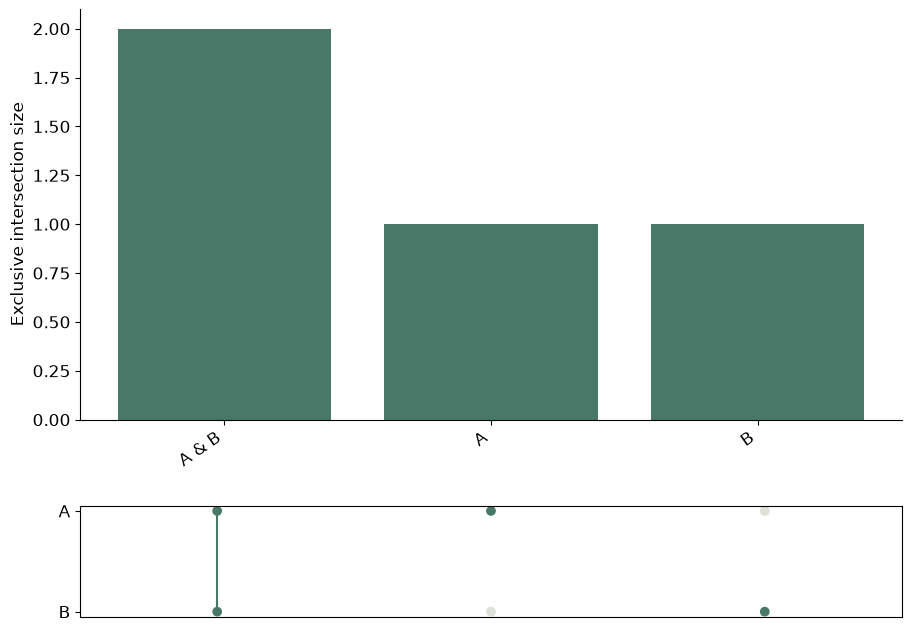

Here is the Python script that generated this plot:
# Tuyan deterministic figure renderer v1; values are immutable source data.
import json
import math
import numpy as np
import matplotlib
matplotlib.use('Agg')
import matplotlib.pyplot as plt
from matplotlib.patches import Circle
from matplotlib.colors import ListedColormap, BoundaryNorm
d = json.loads("{\"type\":\"upset\",\"rows\":[{\"set\":\"A\",\"members\":[\"x\",\"y\",\"z\"]},{\"set\":\"B\",\"members\":[\"y\",\"z\",\"q\"]}],\"units\":{\"value\":\"dimensionless\",\"x\":\"dimensionless\",\"y\":\"dimensionless\",\"size\":\"dimensionless\",\"low\":\"dimensionless\",\"high\":\"dimensionless\",\"start\":\"dimensionless\",\"end\":\"dimensionless\",\"effect\":\"dimensionless\",\"p\":\"dimensionless\",\"mean\":\"dimensionless\",\"fpr\":\"dimensionless\",\"tpr\":\"dimensionless\",\"recall\":\"dimensionless\",\"precision\":\"dimensionless\",\"predicted\":\"dimensionless\",\"observed\":\"dimensionless\",\"count\":\"dimensionless\",\"a\":\"dimensionless\",\"b\":\"dimensionless\",\"se\":\"dimensionless\",\"u\":\"dimensionless\",\"v\":\"dimensionless\",\"time\":\"dimensionless\",\"event\":\"dimensionless\"},\"options\":{\"bandwidth\":0.5,\"bins\":5,\"nullValue\":0,\"initialValue\":0,\"levels\":[0.5,1,1.5]},\"analysis\":{\"method\":\"pca\",\"description\":\"Synthetic precomputed QA values; not a statistical analysis of research data.\",\"pKind\":\"p\"},\"variants\":[],\"pixels\":1024,\"plotStyle\":{\"width\":9,\"height\":6,\"fontSize\":12}}")
r, kind, opt = d['rows'], d['type'], d['options']
plt.rcParams.update({'font.size':d['plotStyle']['fontSize']})
fig, ax = plt.subplots(figsize=(d['plotStyle']['width'], d['plotStyle']['height']), layout='constrained')
fig.set_facecolor('white')
fig._tuyan_target_pixels = d['pixels']
colors = ['#487968','#c58b53','#647da6','#a77592','#a5a659']
labels = [str(row.get('label',i+1)) for i,row in enumerate(r)]
unit = d['units']
def col(name):
    return np.array([row[name] for row in r], dtype=float)
def grouped():
    names = list(dict.fromkeys([str(row.get('group','Data')) for row in r]))
    return names, [np.array([row['value'] for row in r if str(row.get('group','Data')) == name], dtype=float) for name in names]
def density(values):
    # User-specified positive bandwidth; no concealed automatic inference.
    bw=float(opt['bandwidth'])
    grid=np.linspace(float(min(values))-3*bw,float(max(values))+3*bw,256)
    z=(grid[:,None]-values[None,:])/bw
    return grid,np.exp(-0.5*z*z).mean(axis=1)/(bw*math.sqrt(2*math.pi))
if kind in ['bar','dotplot','lollipop','forest']:
    y=np.arange(len(r)); values=col('value')
    if kind=='bar':
        bars=ax.barh(y,values,color=colors[0]); assert np.allclose([b.get_width() for b in bars],values)
    elif kind=='lollipop':
        ax.hlines(y,0,values,color=colors[0]); ax.scatter(values,y,color=colors[0])
    elif kind=='forest':
        ax.errorbar(values,y,xerr=np.vstack([values-col('low'),col('high')-values]),fmt='o',color=colors[0],capsize=3)
        ax.axvline(float(opt['nullValue']),color='#969e96',linestyle='--')
    else: ax.scatter(values,y,color=colors[0])
    ax.set_yticks(y,labels);ax.invert_yaxis();ax.set_xlabel(unit['value'])
elif kind in ['dumbbell','gantt']:
    y=np.arange(len(r));start,end=col('start'),col('end')
    if kind=='gantt': ax.barh(y,end-start,left=start,color=colors[0])
    else:
        ax.hlines(y,start,end,color='#9da99e');ax.scatter(start,y,label=opt.get('startLabel','Start'),color=colors[0]);ax.scatter(end,y,label=opt.get('endLabel','End'),color=colors[1]);ax.legend()
    ax.set_yticks(y,labels);ax.invert_yaxis();ax.set_xlabel(unit['start'])
elif kind=='waterfall':
    values=col('value');start=float(opt['initialValue'])+np.r_[0,np.cumsum(values)[:-1]]
    ax.bar(np.arange(len(r)),values,bottom=start,color=[colors[0] if v>=0 else colors[1] for v in values]);ax.set_xticks(np.arange(len(r)),labels,rotation=30);ax.set_ylabel(unit['value']);ax.axhline(0,color='#adb3a9')
elif kind=='histogram':
    values=col('value');counts,edges=np.histogram(values,bins=opt['bins'])
    assert int(counts.sum())==len(values)
    artists=ax.bar(edges[:-1],counts,width=np.diff(edges),align='edge',color=colors[0],edgecolor='white')
    assert np.allclose([p.get_height() for p in artists],counts)
    ax.set_xlabel(unit['value']);ax.set_ylabel('Count')
elif kind=='stripplot':
    names,groups=grouped()
    for i,values in enumerate(groups):ax.scatter(np.full(len(values),i),values,color=colors[i%len(colors)],s=22,alpha=.7)
    ax.set_xticks(np.arange(len(names)),names);ax.set_ylabel(unit['value'])
elif kind in ['boxplot','violin','raincloud','density','ridgeline']:
    names,groups=grouped()
    if kind=='boxplot': ax.boxplot(groups,whis=1.5,showfliers=True);ax.set_xticks(np.arange(len(names))+1,names);ax.set_ylabel(unit['value'])
    elif kind=='violin':
        # bw_method is explicit to avoid a hidden bandwidth choice.
        ax.violinplot(groups,showmeans=False,showmedians=True,bw_method=float(opt['bandwidth']));ax.set_xticks(np.arange(len(names))+1,names);ax.set_ylabel(unit['value'])
    else:
        for i,values in enumerate(groups):
            grid,pdf=density(values); color=colors[i%len(colors)]
            if kind=='density': ax.plot(grid,pdf,color=color,label=names[i])
            else:
                base=float(i);scale=0.65/max(pdf) if max(pdf)>0 else 1
                ax.fill_between(grid,base,base+pdf*scale,color=color,alpha=0.45)
                if kind=='raincloud':
                    ax.scatter(values,np.full(len(values),base-0.15),color=color,s=15)
                    ax.boxplot([values],positions=[base-0.35],vert=False,widths=.15,whis=1.5,manage_ticks=False)
        ax.set_xlabel(unit['value'])
        if kind=='density':ax.set_ylabel('Density');ax.legend()
        else:ax.set_yticks(np.arange(len(names)),names)
elif kind=='ecdf':
    values=np.sort(col('value')); p=np.arange(1,len(values)+1)/len(values)
    line=ax.step(values,p,where='post',color=colors[0])[0];assert np.allclose(line.get_ydata(),p)
    ax.set_xlabel(unit['value']);ax.set_ylabel('Cumulative proportion');ax.set_ylim(0,1)
elif kind in ['line','area','scatter','bubble','ordination','ma_plot','volcano','roc','pr_curve','calibration','bland_altman','funnel_meta']:
    xname,yname='x','y'
    if kind=='ma_plot':xname,yname='mean','effect'
    if kind=='roc':xname,yname='fpr','tpr'
    if kind=='pr_curve':xname,yname='recall','precision'
    if kind=='calibration':xname,yname='predicted','observed'
    if kind=='funnel_meta':xname,yname='effect','se'
    if kind=='volcano':x=col('effect');y=-np.log10(col('p'));xlabel='Effect ('+unit['effect']+')';ylabel='-log10('+d['analysis']['pKind']+')'
    elif kind=='bland_altman':
        a,b=col('a'),col('b');x=(a+b)/2;y=a-b;bias=np.mean(y);sd=np.std(y,ddof=1)
        for line,label in [(bias,'Mean difference'),(bias-1.96*sd,'Lower agreement limit'),(bias+1.96*sd,'Upper agreement limit')]:ax.axhline(line,color='#9a9f96',linestyle='--',label=label)
        ax.legend(fontsize=8);xlabel='Mean ('+unit['a']+')';ylabel='A - B ('+unit['a']+')'
    else:x,y=col(xname),col(yname);xlabel=xname+' ('+unit[xname]+')';ylabel=yname+' ('+unit[yname]+')'
    if kind in ['line','area','roc','pr_curve','calibration']:
        order=np.lexsort((y,x)) if kind=='roc' else np.argsort(x,kind='stable');x,y=x[order],y[order]
        artist=ax.plot(x,y,color=colors[0],marker='o',markersize=3)[0];assert np.allclose(artist.get_ydata(),y)
        if kind=='area':ax.fill_between(x,0,y,color=colors[0],alpha=.25)
    else:
        artist=ax.scatter(x,y,s=col('size')*float(opt.get('areaScale',20)) if kind=='bubble' else 26,color=colors[0]);assert np.allclose(artist.get_offsets(),np.column_stack([x,y]))
    ax.set_xlabel(xlabel);ax.set_ylabel(ylabel)
    if kind=='bubble':
        handles,legend_labels=artist.legend_elements(prop='sizes',num=3,func=lambda size:size/float(opt.get('areaScale',20)))
        ax.legend(handles,legend_labels,title='Area ('+unit['size']+')',fontsize=8)
    if kind in ['roc','calibration']:ax.plot([0,1],[0,1],linestyle='--',color='#adb3a9');ax.set_xlim(0,1);ax.set_ylim(0,1)
    if kind=='pr_curve':ax.set_xlim(0,1);ax.set_ylim(0,1)
    if kind=='funnel_meta':ax.invert_yaxis()
    if kind=='ordination':ax.text(.01,1.02,d['analysis']['method'].upper(),transform=ax.transAxes,fontsize=10)
elif kind in ['heatmap','adjacency_matrix','correlation_matrix','confusion_matrix','bubble_matrix','binary_matrix']:
    names_y=list(dict.fromkeys([str(row['row']) for row in r]));names_x=list(dict.fromkeys([str(row['column']) for row in r]))
    matrix=np.full((len(names_y),len(names_x)),np.nan)
    for row in r:matrix[names_y.index(str(row['row'])),names_x.index(str(row['column']))]=row['value']
    if kind=='bubble_matrix':
        for row in r:ax.scatter(names_x.index(str(row['column'])),names_y.index(str(row['row'])),s=row['value']*float(opt.get('areaScale',25)),color=colors[0])
        ax.invert_yaxis()
    elif kind=='binary_matrix':
        cmap=ListedColormap(['#f1f3ed','#487968']);cmap.set_bad('#b7b9b2')
        img=ax.pcolormesh(np.arange(len(names_x)+1)-.5,np.arange(len(names_y)+1)-.5,matrix,cmap=cmap,norm=BoundaryNorm([-.5,.5,1.5],2),shading='flat');ax.invert_yaxis();fig.colorbar(img,ax=ax,ticks=[0,1],label='0 absent / 1 present; grey missing')
        assert np.allclose(img.get_array(),matrix,equal_nan=True)
    else:
        img=ax.pcolormesh(np.arange(len(names_x)+1)-.5,np.arange(len(names_y)+1)-.5,matrix,cmap='RdBu_r' if kind=='correlation_matrix' else 'viridis',vmin=-1 if kind=='correlation_matrix' else None,vmax=1 if kind=='correlation_matrix' else None,shading='flat');ax.invert_yaxis();fig.colorbar(img,ax=ax,label=unit['value'])
        assert np.allclose(img.get_array(),matrix,equal_nan=True)
    ax.set_xticks(np.arange(len(names_x)),names_x,rotation=40,ha='right');ax.set_yticks(np.arange(len(names_y)),names_y)
    if kind=='confusion_matrix':ax.set_xlabel('Predicted class');ax.set_ylabel('True class')
elif kind=='pie':
    values=col('value');wedges,_=ax.pie(values,labels=labels,colors=colors,normalize=True)
    assert np.allclose([(w.theta2-w.theta1)/360 for w in wedges],values/sum(values),atol=1e-6)
elif kind=='rose':
    fig.delaxes(ax);ax=fig.add_subplot(111,projection='polar');values=col('value');theta=np.arange(len(r))*2*np.pi/len(r)
    ax.bar(theta,np.sqrt(values),width=2*np.pi/len(r),color=colors[0],edgecolor='white');ax.set_xticks(theta,labels);ax.set_ylabel('Radius = sqrt(value)')
elif kind in ['gene_track','protein_domain']:
    start,end=col('start'),col('end');ax.barh(np.arange(len(r)),end-start,left=start,color=colors[0]);ax.set_yticks(np.arange(len(r)),labels);ax.set_xlabel(unit['start']);ax.invert_yaxis()
elif kind=='vector_field':
    artist=ax.quiver(col('x'),col('y'),col('u'),col('v'),angles='xy',scale_units='xy',scale=1,color=colors[0]);ax.set_xlabel(unit['x']);ax.set_ylabel(unit['y']);ax.set_aspect('equal')
elif kind=='contour':
    xs=np.unique(col('x'));ys=np.unique(col('y'));z=np.full((len(ys),len(xs)),np.nan)
    for row in r:z[list(ys).index(row['y']),list(xs).index(row['x'])]=row['value']
    cs=ax.contour(xs,ys,z,levels=opt['levels'])
    for label in ax.clabel(cs,inline=False,fontsize=8):label.set_bbox({'facecolor':'white','edgecolor':'none','pad':1})
    ax.set_xlabel(unit['x']);ax.set_ylabel(unit['y'])
elif kind=='kaplan_meier':
    names=list(dict.fromkeys([str(row.get('group','Data')) for row in r]))
    for i,name in enumerate(names):
        data=[row for row in r if str(row.get('group','Data'))==name];times=sorted(set(row['time'] for row in data));xs=[0.];ys=[1.];s=1.
        for t in times:
            risk=sum(row['time']>=t for row in data);events=sum(row['time']==t and row['event']==1 for row in data)
            s=s*(1-events/risk);xs.append(t);ys.append(s)
            cens=sum(row['time']==t and row['event']==0 for row in data)
            if cens:ax.plot(t,s,marker='+',color=colors[i%len(colors)])
        ax.step(xs,ys,where='post',label=name,color=colors[i%len(colors)])
    ax.set_ylim(0,1.03);ax.set_ylabel('Survival probability (no CI estimated)');ax.set_xlabel(unit['time']);ax.legend()
elif kind in ['venn','upset']:
    names=[row['set'] for row in r];sets=[set(row['members']) for row in r];members=set().union(*sets);counts={}
    for item in members:
        mask=tuple(item in s for s in sets);counts[mask]=counts.get(mask,0)+1
    if kind=='venn':
        for x,color,name in [(0.4,colors[0],names[0]),(.65,colors[1],names[1])]:ax.add_patch(Circle((x,.5),.23,facecolor=color,alpha=.25));ax.text(x,.78,name,ha='center')
        for x,key in [(.29,(True,False)),(.525,(True,True)),(.76,(False,True))]:ax.text(x,.5,str(counts.get(key,0)),ha='center')
        ax.set_xlim(0,1.05);ax.set_ylim(0,1);ax.set_aspect('equal');ax.axis('off');ax.text(.5,.1,'Areas are schematic; labels show exact counts',ha='center',fontsize=8)
    else:
        masks=sorted(counts,key=lambda m:(-counts[m],m));ax.bar(np.arange(len(masks)),[counts[m] for m in masks],color=colors[0]);ax.set_xticks(np.arange(len(masks)),[' & '.join(names[i] for i,v in enumerate(m) if v) for m in masks],rotation=35,ha='right');ax.set_ylabel('Exclusive intersection size')
        # Membership matrix below bars is necessary to distinguish UpSet from a bar chart.
        matrix_ax=ax.inset_axes([0,-.48,1,.27]);matrix_ax.set_xlim(-.5,len(masks)-.5)
        for j,m in enumerate(masks):
            ys=[i for i,v in enumerate(m) if v];matrix_ax.plot([j]*len(ys),ys,color=colors[0]);matrix_ax.scatter([j]*len(names),np.arange(len(names)),color=[colors[0] if v else '#dde1d8' for v in m])
        matrix_ax.set_yticks(np.arange(len(names)),names);matrix_ax.set_xticks([]);matrix_ax.invert_yaxis()

checks={}
computed={}
def audit(name,actual,expected,atol=1e-8):
    a=np.asarray(actual,dtype=float);e=np.asarray(expected,dtype=float)
    assert a.shape==e.shape and np.allclose(a,e,rtol=1e-7,atol=atol,equal_nan=True), 'Numeric artist mismatch: '+name
    mask=np.isfinite(a)&np.isfinite(e)
    error=float(np.max(np.abs(a[mask]-e[mask]))) if np.any(mask) else 0.
    checks[name]={'count':int(a.size),'absoluteError':error,'passed':True}
if kind=='bar':audit('bar_widths',[p.get_width() for p in ax.patches],col('value'))
elif kind in ['dotplot','lollipop']:audit('point_values',ax.collections[-1].get_offsets()[:,0],col('value'))
elif kind=='forest':
    audit('point_estimates',ax.lines[0].get_xdata(),col('value'))
    audit('intervals',np.array(ax.collections[0].get_segments())[:,:,0],np.column_stack([col('low'),col('high')]))
elif kind=='dumbbell':
    audit('start_points',ax.collections[1].get_offsets()[:,0],col('start'));audit('end_points',ax.collections[2].get_offsets()[:,0],col('end'))
elif kind=='gantt':
    audit('interval_start',[p.get_x() for p in ax.patches],col('start'));audit('interval_width',[p.get_width() for p in ax.patches],col('end')-col('start'))
elif kind=='waterfall':
    audit('increments',[p.get_height() for p in ax.patches],col('value'));audit('cumulative_baselines',[p.get_y() for p in ax.patches],float(opt['initialValue'])+np.r_[0,np.cumsum(col('value'))[:-1]])
    computed['cumulativeValues']=(float(opt['initialValue'])+np.cumsum(col('value'))).tolist()
elif kind=='histogram':
    audit('bin_heights',[p.get_height() for p in ax.patches],counts);audit('total_count',[sum(p.get_height() for p in ax.patches)],[len(r)]);computed['binEdges']=edges.tolist();computed['binCounts']=counts.tolist()
elif kind=='stripplot':
    for i,values in enumerate(groups):audit('observations_'+str(i),ax.collections[i].get_offsets()[:,1],values)
elif kind=='boxplot':
    for i,values in enumerate(groups):audit('median_'+str(i),ax.lines[i*7+5].get_ydata(),[np.median(values)]*2)
elif kind=='violin':
    medians=ax.collections[-1].get_segments();audit('medians',[x[0,1] for x in medians],[np.median(v) for v in groups])
elif kind in ['density','ridgeline','raincloud']:
    computed['bandwidth']=float(opt['bandwidth']);computed['groupSizes']=[len(v) for v in groups]
    for i,values in enumerate(groups):
        grid,pdf=density(values)
        if kind=='density':audit('density_'+str(i),ax.lines[i].get_ydata(),pdf)
        else:
            top=np.column_stack([grid,i+pdf*(.65/max(pdf))]);bottom=np.column_stack([grid,np.full(len(grid),i)])
            expected=np.vstack([top[0],bottom,top[-1],top[::-1],top[0]])
            audit('density_polygon_'+str(i),ax.collections[i*(2 if kind=='raincloud' else 1)].get_paths()[0].vertices,expected)
        if kind=='raincloud':audit('observations_'+str(i),ax.collections[i*2+1].get_offsets()[:,0],values)
elif kind=='ecdf':
    audit('ecdf_sorted_values',ax.lines[0].get_xdata(),np.sort(col('value')));audit('ecdf_probability',ax.lines[0].get_ydata(),np.arange(1,len(r)+1)/len(r))
elif kind in ['line','area','roc','pr_curve','calibration']:audit('plotted_xy',np.column_stack([artist.get_xdata(),artist.get_ydata()]),np.column_stack([x,y]))
elif kind in ['scatter','bubble','ordination','ma_plot','volcano','bland_altman','funnel_meta']:
    audit('point_coordinates',artist.get_offsets(),np.column_stack([x,y]))
    if kind=='bubble':audit('marker_area',artist.get_sizes(),col('size')*float(opt.get('areaScale',20)))
    if kind=='volcano':computed['negativeLog10P']=y.tolist()
    if kind=='bland_altman':
        audit('agreement_limits',[ln.get_ydata()[0] for ln in ax.lines[:3]],[bias,bias-1.96*sd,bias+1.96*sd]);computed.update({'meanDifference':float(bias),'sampleSdDifference':float(sd),'limits':[float(bias-1.96*sd),float(bias+1.96*sd)]})
elif kind in ['heatmap','adjacency_matrix','correlation_matrix','confusion_matrix','binary_matrix']:audit('matrix_cells',img.get_array(),matrix);computed['missingCells']=int(np.isnan(matrix).sum())
elif kind=='bubble_matrix':audit('marker_areas',[c.get_sizes()[0] for c in ax.collections],col('value')*float(opt.get('areaScale',25)))
elif kind=='pie':audit('angular_proportions',[(w.theta2-w.theta1)/360 for w in wedges],col('value')/sum(col('value')),1e-6)
elif kind=='rose':audit('area_proportions',[p.get_height()**2 for p in ax.patches],col('value'))
elif kind=='vector_field':audit('vectors',np.column_stack([artist.U,artist.V]),np.column_stack([col('u'),col('v')]))
elif kind=='contour':
    audit('contour_levels',cs.levels,opt['levels'])
    for level,path in zip(cs.levels,cs.get_paths()):
        points=path.vertices
        if len(points)==0:continue
        assert np.all(points[:,0]>=xs[0]) and np.all(points[:,0]<=xs[-1]) and np.all(points[:,1]>=ys[0]) and np.all(points[:,1]<=ys[-1]), 'Contour outside data grid'
        ix=np.clip(np.searchsorted(xs,points[:,0],side='right')-1,0,len(xs)-2);iy=np.clip(np.searchsorted(ys,points[:,1],side='right')-1,0,len(ys)-2)
        tx=(points[:,0]-xs[ix])/(xs[ix+1]-xs[ix]);ty=(points[:,1]-ys[iy])/(ys[iy+1]-ys[iy])
        interpolated=(1-tx)*(1-ty)*z[iy,ix]+tx*(1-ty)*z[iy,ix+1]+(1-tx)*ty*z[iy+1,ix]+tx*ty*z[iy+1,ix+1]
        audit('contour_vertices_'+str(float(level)),interpolated,np.full(len(points),level))
    computed['gridShape']=list(z.shape)
elif kind=='kaplan_meier':
    survival_lines=[ln for ln in ax.lines if ln.get_drawstyle()=='steps-post']
    for i,name in enumerate(names):
        data=[row for row in r if str(row.get('group','Data'))==name];prob=1.;expected=[1.]
        for t in sorted(set(row['time'] for row in data)):
            prob*=1-sum(row['time']==t and row['event']==1 for row in data)/sum(row['time']>=t for row in data);expected.append(prob)
        audit('survival_'+str(i),survival_lines[i].get_ydata(),expected)
        computed[name]={'survival':expected}
elif kind=='venn':audit('intersection_labels',[float(t.get_text()) for t in ax.texts[2:5]],[counts.get((True,False),0),counts.get((True,True),0),counts.get((False,True),0)])
elif kind=='upset':audit('exclusive_intersections',[p.get_height() for p in ax.patches],[counts[m] for m in masks]);audit('union_size',[sum(p.get_height() for p in ax.patches)],[len(members)])
assert checks, 'Missing numeric audit for '+kind
fig._tuyan_validation={'typeId':kind,'checks':checks,'computations':computed,'analysis':d['analysis'],'suppliedFields':list(r[0]),'dataSourcePolicy':'User supplied values; artist checks do not establish source authenticity or study validity.'}

for collection in fig.findobj(matplotlib.collections.Collection):collection.set_rasterized(False)
for spine in ['top','right']:
    if spine in ax.spines: ax.spines[spine].set_visible(False)
